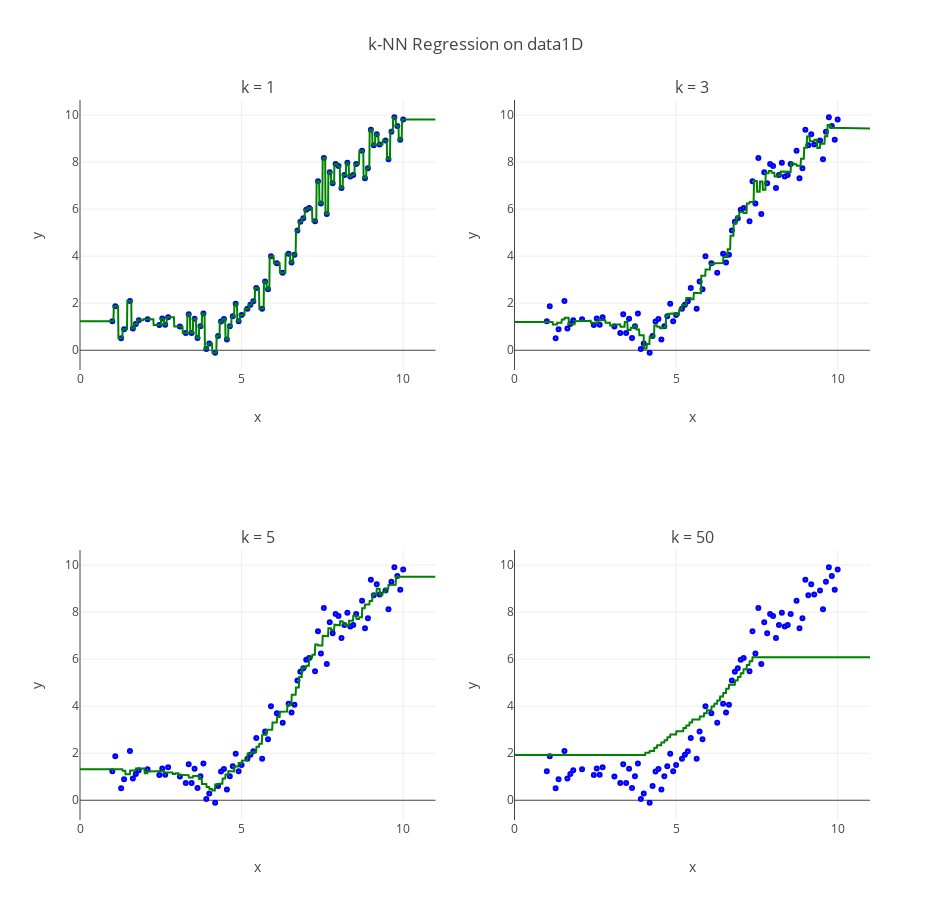

The cell this chart's notebook holds for it:
### Code cell
# Output summary table
print 'Mean Squared Error Summary:'
for i in range(5):
    if i == 0:
        print "%3s %10s %10s %6s" % ('k', 'Training', 'Validation', 'Test')
    else:
        print "%3d %10.3f %10.3f %6.3f" % (k_list[i - 1], MSE_list[i - 1][0], MSE_list[i - 1][1], MSE_list[i - 1][2])

print "\n\n\n"
kNN_visuals = generateVisualisation(targetSeries, predictionSeries, k_list)
kNN_visuals
